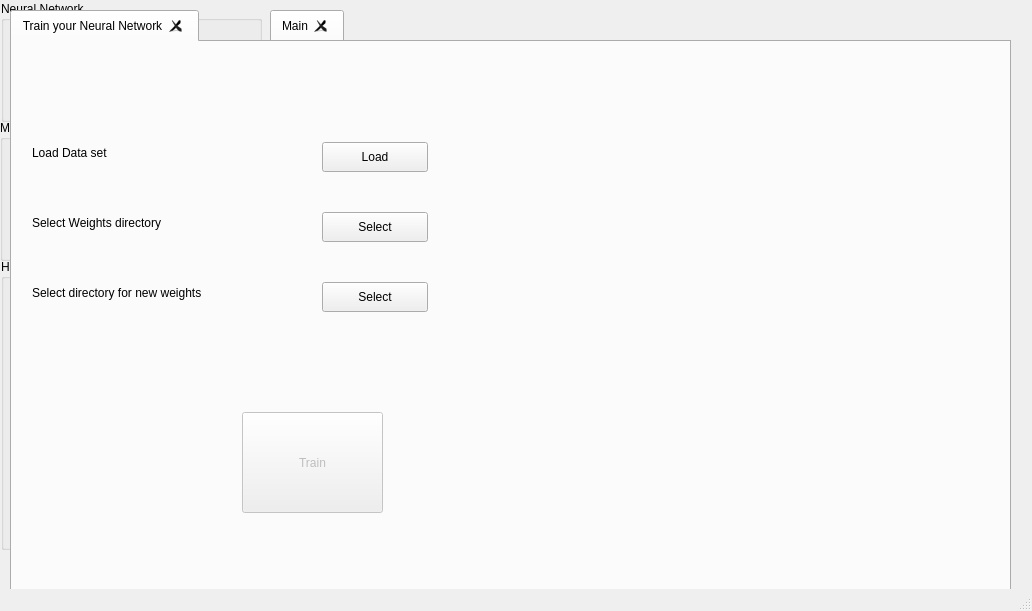
<?xml version="1.0" encoding="UTF-8"?>
<ui version="4.0">
 <class>MainWindow</class>
 <widget class="QMainWindow" name="MainWindow">
  <property name="enabled">
   <bool>true</bool>
  </property>
  <property name="geometry">
   <rect>
    <x>0</x>
    <y>0</y>
    <width>1032</width>
    <height>611</height>
   </rect>
  </property>
  <property name="windowTitle">
   <string>MainWindow</string>
  </property>
  <property name="styleSheet">
   <string notr="true"/>
  </property>
  <widget class="QWidget" name="centralwidget">
   <property name="enabled">
    <bool>true</bool>
   </property>
   <property name="styleSheet">
    <string notr="true">background-image url(:/ViewModule/welcome_panel.png)</string>
   </property>
   <widget class="QGroupBox" name="NeuralNetOptions">
    <property name="geometry">
     <rect>
      <x>1</x>
      <y>1</y>
      <width>261</width>
      <height>121</height>
     </rect>
    </property>
    <property name="title">
     <string>Neural Network</string>
    </property>
    <widget class="QWidget" name="layoutWidget_10">
     <property name="geometry">
      <rect>
       <x>20</x>
       <y>30</y>
       <width>151</width>
       <height>95</height>
      </rect>
     </property>
     <layout class="QVBoxLayout" name="verticalLayout">
      <item>
       <widget class="QRadioButton" name="AlexNet_radio_button">
        <property name="text">
         <string>AlexNet</string>
        </property>
        <property name="checked">
         <bool>true</bool>
        </property>
       </widget>
      </item>
      <item>
       <widget class="QRadioButton" name="GoogleNet_radio_button">
        <property name="text">
         <string>GoogleNet</string>
        </property>
       </widget>
      </item>
      <item>
       <widget class="QRadioButton" name="NeuroLabNet_radio_button">
        <property name="enabled">
         <bool>true</bool>
        </property>
        <property name="text">
         <string>NeuroLab Net</string>
        </property>
       </widget>
      </item>
     </layout>
    </widget>
   </widget>
   <widget class="QGroupBox" name="ModeOptions">
    <property name="geometry">
     <rect>
      <x>0</x>
      <y>120</y>
      <width>261</width>
      <height>141</height>
     </rect>
    </property>
    <property name="title">
     <string>Mode</string>
    </property>
    <widget class="QWidget" name="layoutWidget_11">
     <property name="geometry">
      <rect>
       <x>20</x>
       <y>30</y>
       <width>234</width>
       <height>111</height>
      </rect>
     </property>
     <layout class="QVBoxLayout" name="verticalLayout_2">
      <item>
       <widget class="QRadioButton" name="HP_radio_button">
        <property name="text">
         <string>High Performance</string>
        </property>
        <property name="checked">
         <bool>true</bool>
        </property>
       </widget>
      </item>
      <item>
       <widget class="QRadioButton" name="LPC_radio_button">
        <property name="text">
         <string>Low Power Consumption</string>
        </property>
       </widget>
      </item>
      <item>
       <widget class="QRadioButton" name="HEE_radio_button">
        <property name="text">
         <string>High Energy Efficiency</string>
        </property>
       </widget>
      </item>
     </layout>
    </widget>
   </widget>
   <widget class="QTabWidget" name="tabWidget">
    <property name="enabled">
     <bool>true</bool>
    </property>
    <property name="geometry">
     <rect>
      <x>270</x>
      <y>10</y>
      <width>731</width>
      <height>541</height>
     </rect>
    </property>
    <property name="currentIndex">
     <number>0</number>
    </property>
    <property name="tabsClosable">
     <bool>true</bool>
    </property>
    <property name="movable">
     <bool>false</bool>
    </property>
    <widget class="QWidget" name="MainTab">
     <attribute name="title">
      <string>Main</string>
     </attribute>
     <widget class="QPushButton" name="ClassifyButton">
      <property name="enabled">
       <bool>false</bool>
      </property>
      <property name="geometry">
       <rect>
        <x>350</x>
        <y>410</y>
        <width>81</width>
        <height>81</height>
       </rect>
      </property>
      <property name="text">
       <string>Classify</string>
      </property>
      <property name="checkable">
       <bool>false</bool>
      </property>
     </widget>
     <widget class="QPushButton" name="LoadButton">
      <property name="geometry">
       <rect>
        <x>360</x>
        <y>10</y>
        <width>71</width>
        <height>31</height>
       </rect>
      </property>
      <property name="text">
       <string>Load</string>
      </property>
     </widget>
     <widget class="QPushButton" name="DeleteButton">
      <property name="enabled">
       <bool>true</bool>
      </property>
      <property name="geometry">
       <rect>
        <x>290</x>
        <y>20</y>
        <width>61</width>
        <height>21</height>
       </rect>
      </property>
      <property name="text">
       <string>Delete</string>
      </property>
     </widget>
     <widget class="QGroupBox" name="groupBox_4">
      <property name="geometry">
       <rect>
        <x>450</x>
        <y>30</y>
        <width>251</width>
        <height>461</height>
       </rect>
      </property>
      <property name="title">
       <string/>
      </property>
      <widget class="QWidget" name="horizontalLayoutWidget_7">
       <property name="geometry">
        <rect>
         <x>10</x>
         <y>30</y>
         <width>231</width>
         <height>31</height>
        </rect>
       </property>
       <layout class="QHBoxLayout" name="horizontalLayout_7">
        <item>
         <widget class="QLabel" name="TotalTime">
          <property name="text">
           <string>Total time (s):</string>
          </property>
         </widget>
        </item>
        <item>
         <widget class="QLabel" name="totalTime_label">
          <property name="text">
           <string/>
          </property>
         </widget>
        </item>
       </layout>
      </widget>
      <widget class="QWidget" name="horizontalLayoutWidget_8">
       <property name="geometry">
        <rect>
         <x>10</x>
         <y>70</y>
         <width>231</width>
         <height>31</height>
        </rect>
       </property>
       <layout class="QHBoxLayout" name="horizontalLayout_8">
        <item>
         <widget class="QLabel" name="TotalPower">
          <property name="text">
           <string>Total Power (W):</string>
          </property>
         </widget>
        </item>
        <item>
         <widget class="QLabel" name="totalPower_label">
          <property name="text">
           <string/>
          </property>
         </widget>
        </item>
       </layout>
      </widget>
      <widget class="QPushButton" name="prediction_button">
       <property name="enabled">
        <bool>false</bool>
       </property>
       <property name="geometry">
        <rect>
         <x>10</x>
         <y>410</y>
         <width>231</width>
         <height>51</height>
        </rect>
       </property>
       <property name="text">
        <string>Calculate prediction</string>
       </property>
      </widget>
      <widget class="QComboBox" name="comboBox">
       <property name="geometry">
        <rect>
         <x>10</x>
         <y>110</y>
         <width>231</width>
         <height>31</height>
        </rect>
       </property>
       <item>
        <property name="text">
         <string>Select hardware</string>
        </property>
       </item>
      </widget>
      <widget class="QWidget" name="verticalLayoutWidget_2">
       <property name="geometry">
        <rect>
         <x>10</x>
         <y>170</y>
         <width>231</width>
         <height>241</height>
        </rect>
       </property>
       <layout class="QVBoxLayout" name="verticalLayout_4">
        <item>
         <layout class="QHBoxLayout" name="flopsLayout">
          <item>
           <widget class="QLabel" name="flops">
            <property name="text">
             <string>FLOPS</string>
            </property>
           </widget>
          </item>
          <item>
           <widget class="QLabel" name="flops_value">
            <property name="text">
             <string/>
            </property>
           </widget>
          </item>
         </layout>
        </item>
        <item>
         <layout class="QHBoxLayout" name="bamdwidthLayout_2">
          <item>
           <widget class="QLabel" name="bandwidth">
            <property name="text">
             <string>BANDWITH</string>
            </property>
           </widget>
          </item>
          <item>
           <widget class="QLabel" name="bandwidth_value">
            <property name="text">
             <string/>
            </property>
           </widget>
          </item>
         </layout>
        </item>
        <item>
         <layout class="QHBoxLayout" name="powerConsLayout_3">
          <item>
           <widget class="QLabel" name="powerConsumption">
            <property name="autoFillBackground">
             <bool>false</bool>
            </property>
            <property name="text">
             <string>POWER CONS. (W)</string>
            </property>
            <property name="scaledContents">
             <bool>false</bool>
            </property>
            <property name="wordWrap">
             <bool>true</bool>
            </property>
           </widget>
          </item>
          <item>
           <widget class="QLabel" name="powerCons_value">
            <property name="text">
             <string/>
            </property>
           </widget>
          </item>
         </layout>
        </item>
        <item>
         <layout class="QHBoxLayout" name="timeLayout_4">
          <item>
           <widget class="QLabel" name="time">
            <property name="text">
             <string>TIME (s)</string>
            </property>
           </widget>
          </item>
          <item>
           <widget class="QLabel" name="time_value">
            <property name="text">
             <string/>
            </property>
           </widget>
          </item>
         </layout>
        </item>
       </layout>
      </widget>
      <widget class="QLabel" name="hardwareNotUsed_label">
       <property name="geometry">
        <rect>
         <x>10</x>
         <y>140</y>
         <width>231</width>
         <height>21</height>
        </rect>
       </property>
       <property name="text">
        <string/>
       </property>
       <property name="textFormat">
        <enum>Qt::AutoText</enum>
       </property>
      </widget>
     </widget>
     <widget class="QListWidget" name="previewArea">
      <property name="geometry">
       <rect>
        <x>0</x>
        <y>50</y>
        <width>431</width>
        <height>341</height>
       </rect>
      </property>
      <property name="editTriggers">
       <set>QAbstractItemView::NoEditTriggers</set>
      </property>
      <property name="showDropIndicator" stdset="0">
       <bool>false</bool>
      </property>
      <property name="selectionMode">
       <enum>QAbstractItemView::MultiSelection</enum>
      </property>
      <property name="batchSize">
       <number>500</number>
      </property>
     </widget>
     <widget class="QLabel" name="label">
      <property name="geometry">
       <rect>
        <x>450</x>
        <y>10</y>
        <width>171</width>
        <height>17</height>
       </rect>
      </property>
      <property name="text">
       <string>Prediction statistics</string>
      </property>
     </widget>
    </widget>
   </widget>
   <widget class="QGroupBox" name="HardwareOptions">
    <property name="geometry">
     <rect>
      <x>1</x>
      <y>259</y>
      <width>261</width>
      <height>291</height>
     </rect>
    </property>
    <property name="title">
     <string>Hardware</string>
    </property>
    <widget class="QWidget" name="layoutWidget_12">
     <property name="geometry">
      <rect>
       <x>20</x>
       <y>30</y>
       <width>162</width>
       <height>227</height>
      </rect>
     </property>
     <layout class="QVBoxLayout" name="verticalLayout_13">
      <item>
       <widget class="QCheckBox" name="Mov1_checkbox">
        <property name="enabled">
         <bool>true</bool>
        </property>
        <property name="text">
         <string>Movidius Stick 1</string>
        </property>
       </widget>
      </item>
      <item>
       <widget class="QCheckBox" name="Mov2_checkbox">
        <property name="text">
         <string>Movidius Stick 2</string>
        </property>
        <property name="checked">
         <bool>false</bool>
        </property>
       </widget>
      </item>
      <item>
       <widget class="QCheckBox" name="Mov3_checkbox">
        <property name="text">
         <string>Movidius Stick 3</string>
        </property>
       </widget>
      </item>
      <item>
       <widget class="QCheckBox" name="Mov4_checkbox">
        <property name="text">
         <string>Movidius Stick 4</string>
        </property>
       </widget>
      </item>
      <item>
       <widget class="QCheckBox" name="CPU_checkbox">
        <property name="text">
         <string>CPU</string>
        </property>
       </widget>
      </item>
      <item>
       <widget class="QCheckBox" name="FPGA_checkbox">
        <property name="text">
         <string>FPGA</string>
        </property>
       </widget>
      </item>
      <item>
       <widget class="QCheckBox" name="GPU_checkbox">
        <property name="text">
         <string>GPU</string>
        </property>
       </widget>
      </item>
     </layout>
    </widget>
    <widget class="QPushButton" name="SelectAllHardware">
     <property name="geometry">
      <rect>
       <x>20</x>
       <y>260</y>
       <width>91</width>
       <height>31</height>
      </rect>
     </property>
     <property name="text">
      <string>Select All</string>
     </property>
    </widget>
    <widget class="QPushButton" name="Refresh_hardware">
     <property name="geometry">
      <rect>
       <x>150</x>
       <y>260</y>
       <width>91</width>
       <height>31</height>
      </rect>
     </property>
     <property name="text">
      <string>Refresh</string>
     </property>
    </widget>
   </widget>
   <widget class="QWidget" name="verticalWidget" native="true">
    <property name="geometry">
     <rect>
      <x>190</x>
      <y>370</y>
      <width>207</width>
      <height>191</height>
     </rect>
    </property>
    <layout class="QVBoxLayout" name="verticalLayout_3">
     <item>
      <widget class="QPushButton" name="classificationMenu">
       <property name="autoFillBackground">
        <bool>false</bool>
       </property>
       <property name="text">
        <string>Classification Menu</string>
       </property>
      </widget>
     </item>
     <item>
      <widget class="QPushButton" name="trainMenu">
       <property name="enabled">
        <bool>true</bool>
       </property>
       <property name="text">
        <string>Train Neural Network</string>
       </property>
      </widget>
     </item>
     <item>
      <widget class="QPushButton" name="topologyMenu">
       <property name="enabled">
        <bool>false</bool>
       </property>
       <property name="text">
        <string>See Topology</string>
       </property>
      </widget>
     </item>
    </layout>
   </widget>
   <widget class="QTabWidget" name="train_tab_widget">
    <property name="geometry">
     <rect>
      <x>10</x>
      <y>10</y>
      <width>1001</width>
      <height>721</height>
     </rect>
    </property>
    <property name="contextMenuPolicy">
     <enum>Qt::NoContextMenu</enum>
    </property>
    <property name="tabsClosable">
     <bool>true</bool>
    </property>
    <widget class="QWidget" name="train_tab">
     <attribute name="title">
      <string>Train your Neural Network</string>
     </attribute>
     <widget class="QPushButton" name="load_dataset_button">
      <property name="geometry">
       <rect>
        <x>310</x>
        <y>100</y>
        <width>106</width>
        <height>30</height>
       </rect>
      </property>
      <property name="text">
       <string>Load</string>
      </property>
     </widget>
     <widget class="QPushButton" name="select_weights_button">
      <property name="geometry">
       <rect>
        <x>310</x>
        <y>170</y>
        <width>106</width>
        <height>30</height>
       </rect>
      </property>
      <property name="text">
       <string>Select</string>
      </property>
     </widget>
     <widget class="QPushButton" name="train_button">
      <property name="enabled">
       <bool>false</bool>
      </property>
      <property name="geometry">
       <rect>
        <x>230</x>
        <y>370</y>
        <width>141</width>
        <height>101</height>
       </rect>
      </property>
      <property name="text">
       <string>Train</string>
      </property>
     </widget>
     <widget class="QLabel" name="dataset_path_label">
      <property name="geometry">
       <rect>
        <x>440</x>
        <y>100</y>
        <width>541</width>
        <height>21</height>
       </rect>
      </property>
      <property name="text">
       <string/>
      </property>
     </widget>
     <widget class="QLabel" name="weights_path_label">
      <property name="geometry">
       <rect>
        <x>440</x>
        <y>170</y>
        <width>551</width>
        <height>21</height>
       </rect>
      </property>
      <property name="text">
       <string/>
      </property>
     </widget>
     <widget class="QLabel" name="label_2">
      <property name="geometry">
       <rect>
        <x>20</x>
        <y>100</y>
        <width>161</width>
        <height>21</height>
       </rect>
      </property>
      <property name="text">
       <string>Load Data set</string>
      </property>
     </widget>
     <widget class="QLabel" name="label_3">
      <property name="geometry">
       <rect>
        <x>20</x>
        <y>170</y>
        <width>211</width>
        <height>21</height>
       </rect>
      </property>
      <property name="text">
       <string>Select Weights directory</string>
      </property>
     </widget>
     <widget class="QLabel" name="train_success_label">
      <property name="geometry">
       <rect>
        <x>410</x>
        <y>370</y>
        <width>581</width>
        <height>81</height>
       </rect>
      </property>
      <property name="text">
       <string/>
      </property>
      <property name="wordWrap">
       <bool>true</bool>
      </property>
     </widget>
     <widget class="QPushButton" name="new_weights_dir_button">
      <property name="geometry">
       <rect>
        <x>310</x>
        <y>240</y>
        <width>106</width>
        <height>30</height>
       </rect>
      </property>
      <property name="text">
       <string>Select</string>
      </property>
     </widget>
     <widget class="QLabel" name="label_4">
      <property name="geometry">
       <rect>
        <x>20</x>
        <y>240</y>
        <width>281</width>
        <height>21</height>
       </rect>
      </property>
      <property name="text">
       <string>Select directory for new weights</string>
      </property>
     </widget>
     <widget class="QLabel" name="new_weights_dir_label">
      <property name="geometry">
       <rect>
        <x>440</x>
        <y>240</y>
        <width>541</width>
        <height>21</height>
       </rect>
      </property>
      <property name="text">
       <string/>
      </property>
     </widget>
    </widget>
   </widget>
   <zorder>verticalWidget</zorder>
   <zorder>NeuralNetOptions</zorder>
   <zorder>ModeOptions</zorder>
   <zorder>tabWidget</zorder>
   <zorder>HardwareOptions</zorder>
   <zorder>train_tab_widget</zorder>
  </widget>
  <widget class="QMenuBar" name="menubar">
   <property name="geometry">
    <rect>
     <x>0</x>
     <y>0</y>
     <width>1032</width>
     <height>26</height>
    </rect>
   </property>
  </widget>
  <widget class="QStatusBar" name="statusbar"/>
 </widget>
 <tabstops>
  <tabstop>Mov1_checkbox</tabstop>
  <tabstop>NeuroLabNet_radio_button</tabstop>
  <tabstop>HP_radio_button</tabstop>
  <tabstop>LPC_radio_button</tabstop>
  <tabstop>HEE_radio_button</tabstop>
  <tabstop>tabWidget</tabstop>
  <tabstop>ClassifyButton</tabstop>
  <tabstop>LoadButton</tabstop>
  <tabstop>DeleteButton</tabstop>
  <tabstop>AlexNet_radio_button</tabstop>
  <tabstop>Mov2_checkbox</tabstop>
  <tabstop>Mov3_checkbox</tabstop>
  <tabstop>Mov4_checkbox</tabstop>
  <tabstop>CPU_checkbox</tabstop>
  <tabstop>FPGA_checkbox</tabstop>
 </tabstops>
 <resources/>
 <connections/>
</ui>
